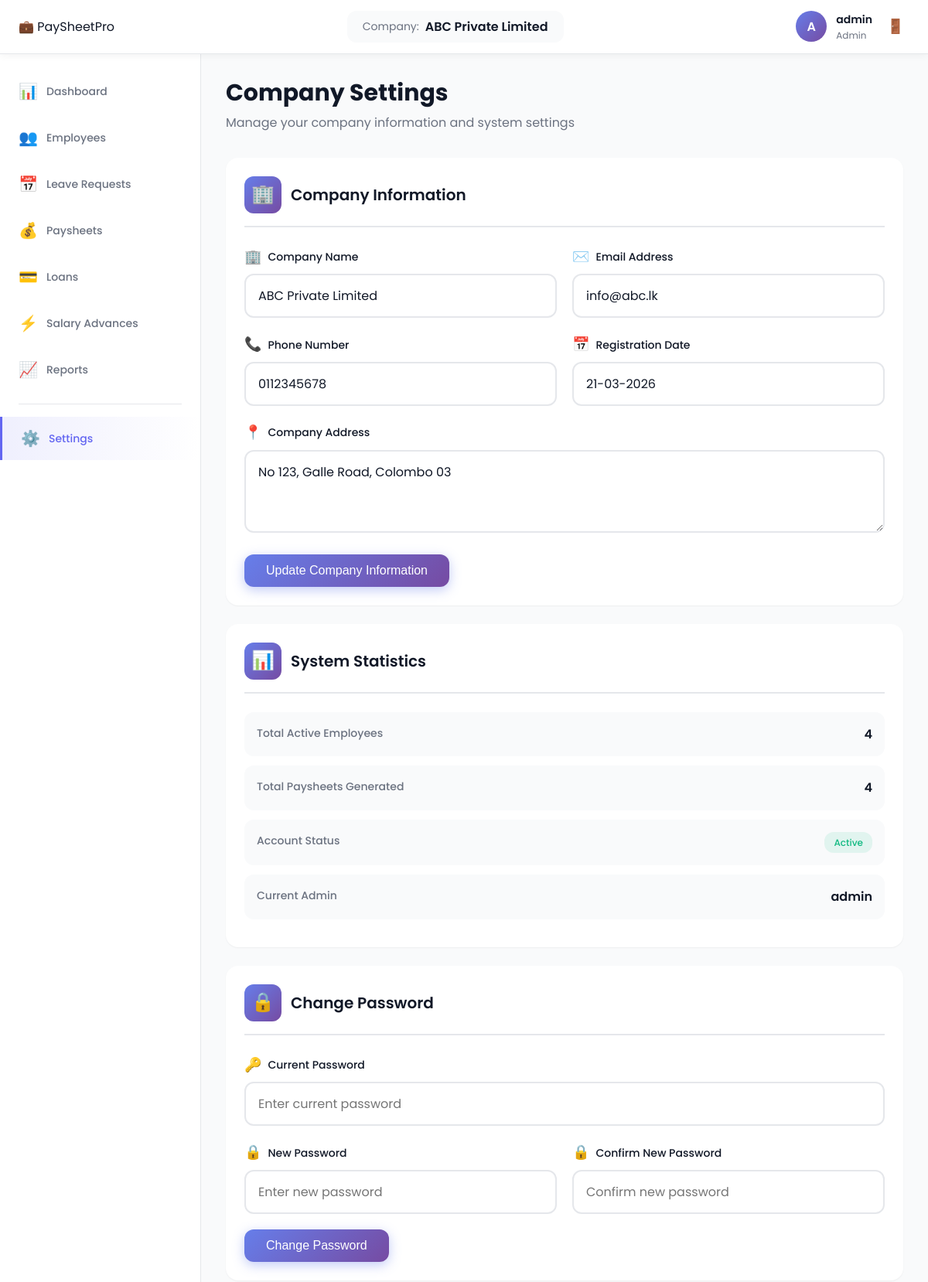
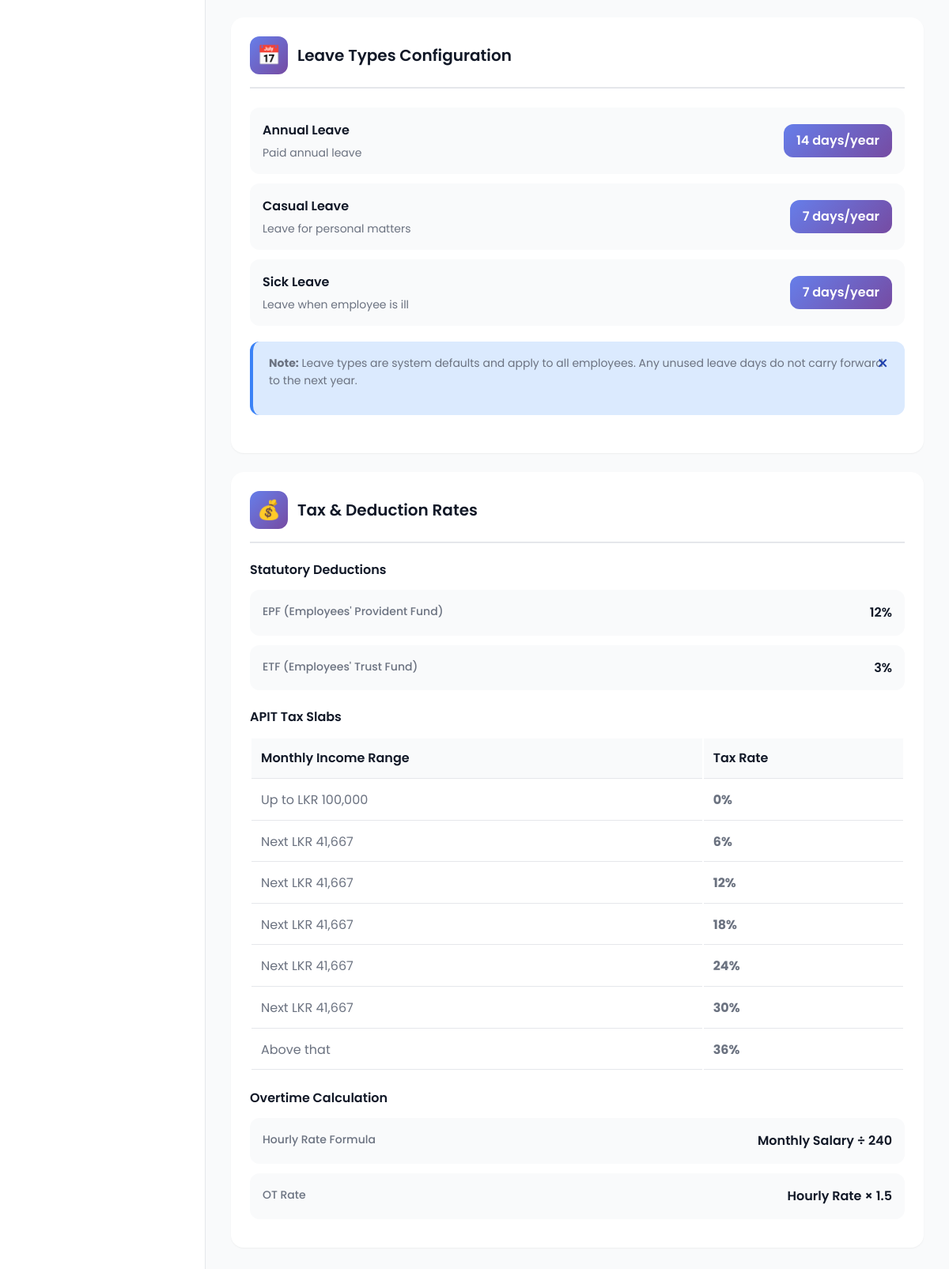
The page /admin/company_settings.php (signed in) on the database its author committed (2 pictures, top to bottom).
### tables this page shows
CREATE TABLE `companies` (
  `company_id` int(11) NOT NULL,
  `company_name` varchar(255) NOT NULL,
  `company_address` text NOT NULL,
  `company_phone` varchar(20) NOT NULL,
  `company_email` varchar(100) NOT NULL,
  `company_logo` varchar(255) DEFAULT NULL,
  `registration_date` timestamp NOT NULL DEFAULT current_timestamp(),
  `status` enum('active','inactive') DEFAULT 'active'
);

CREATE TABLE `leave_types` (
  `leave_type_id` int(11) NOT NULL,
  `leave_name` varchar(50) NOT NULL,
  `days_per_year` int(11) NOT NULL,
  `description` text DEFAULT NULL
);

### admin/company_settings.php (the view, shortened to what the rows shown need)
<?php
require_once '../config/database.php';
$company_id = getCompanyId();
$query_company = "SELECT * FROM companies WHERE company_id = '$company_id'";
$result_company = mysqli_query($conn, $query_company);
$company = mysqli_fetch_assoc($result_company);
$query_leave_types = "SELECT * FROM leave_types ORDER BY leave_type_id";
$result_leave_types = mysqli_query($conn, $query_leave_types);
?>
<!DOCTYPE html>
<html lang="en">
<head>
    <link rel="stylesheet" href="../accests/css/style.css">
    <link rel="stylesheet" href="../accests/css/dashboard.css">
</head>
<body>
    <header class="dashboard-header">
        <div class="header-center">
            <div class="company-info">
                <span class="company-label">Company:</span>
                <span class="company-name"><?php echo htmlspecialchars($company['company_name']); ?></span>
            </div>
        </div>
    </header>
    <div class="dashboard-container">
        <main class="main-content">
            <div class="page-header">
                <div>
                    <h1 class="page-title">Company Settings</h1>
                </div>
            </div>
            <div class="settings-grid">
                <div class="settings-card">
                    <div class="settings-header">
                        <h2 class="settings-title">Company Information</h2>
                    </div>
                    <form method="POST" action="">
                        <div class="form-grid">
                            <div class="form-group">
                                <label for="company_name" class="form-label">
                                    <span class="label-icon">🏢</span>
                                    Company Name
                                </label>
                                <input type="text" id="company_name" name="company_name" class="form-input"
                                       value="<?php echo htmlspecialchars($company['company_name']); ?>" required>
                            </div>
                            <div class="form-group">
                                <label for="company_email" class="form-label">
                                    <span class="label-icon">✉️</span>
                                    Email Address
                                </label>
                                <input type="email" id="company_email" name="company_email" class="form-input"
                                       value="<?php echo htmlspecialchars($company['company_email']); ?>" required>
                            </div>
                            <div class="form-group">
                                <label for="company_phone" class="form-label">
                                    <span class="label-icon">📞</span>
                                    Phone Number
                                </label>
                                <input type="tel" id="company_phone" name="company_phone" class="form-input"
                                       value="<?php echo htmlspecialchars($company['company_phone']); ?>" required>
                            </div>
                            <div class="form-group">
                                <label class="form-label">
                                    <span class="label-icon">📅</span>
                                    Registration Date
                                </label>
                                <input type="text" class="form-input"
                                       value="<?php echo formatDate($company['registration_date']); ?>" disabled>
                            </div>
                            <div class="form-group form-grid-full">
                                <label for="company_address" class="form-label">
                                    <span class="label-icon">📍</span>
                                    Company Address
                                </label>
                                <textarea id="company_address" name="company_address" class="form-input"
                                          rows="3" required><?php echo htmlspecialchars($company['company_address']); ?></textarea>
                            </div>
                        </div>
                    </form>
                </div>
                <div class="settings-card">
                    <div class="settings-header">
                        <h2 class="settings-title">System Statistics</h2>
                    </div>
                </div>
                <div class="settings-card">
                    <div class="settings-header">
                        <h2 class="settings-title">Change Password</h2>
                    </div>
                </div>
                <div class="settings-card">
                    <div class="settings-header">
                        <h2 class="settings-title">Leave Types Configuration</h2>
                    </div>
                    <?php while ($leave_type = mysqli_fetch_assoc($result_leave_types)): ?>
                        <div class="leave-type-item">
                            <div>
                                <div class="leave-type-name"><?php echo htmlspecialchars($leave_type['leave_name']); ?></div>
                                <div class="leave-type-days"><?php echo htmlspecialchars($leave_type['description']); ?></div>
                            </div>
                            <div class="leave-type-badge"><?php echo $leave_type['days_per_year']; ?> days/year</div>
                        </div>
                    <?php endwhile; ?>
                </div>
                <div class="settings-card">
                    <div class="settings-header">
                        <h2 class="settings-title">Tax & Deduction Rates</h2>
                    </div>
                    <table class="tax-table">
                        <thead>
                            <tr>
                                <th>Monthly Income Range</th>
                                <th>Tax Rate</th>
                            </tr>
                        </thead>
                    </table>
                </div>
            </div>
        </main>
    </div>
</body>
</html>

### rows shown on the page
companies: company_name "ABC Private Limited", company_email "info@abc.lk", company_phone "0112345678", registration_date "21-03-2026", company_address "No 123, Galle Road, Colombo 03"
leave_types: leave_name "Annual Leave", description "Paid annual leave", days_per_year "14"
leave_types: leave_name "Casual Leave", description "Leave for personal matters", days_per_year "7"
leave_types: leave_name "Sick Leave", description "Leave when employee is ill", days_per_year "7"

### other values the page prints
substr($username, 0, 1) "A"
$username "admin"
$total_employees "4"
$total_paysheets "4"
